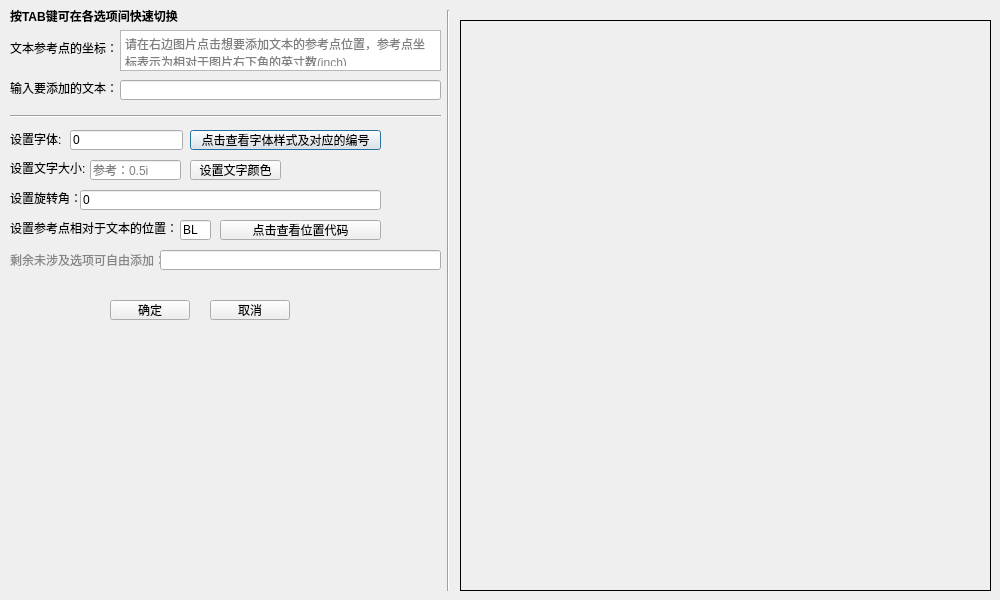
<?xml version="1.0" encoding="UTF-8"?>
<ui version="4.0">
 <class>GMT_pstext</class>
 <widget class="QDialog" name="GMT_pstext">
  <property name="geometry">
   <rect>
    <x>0</x>
    <y>0</y>
    <width>1000</width>
    <height>600</height>
   </rect>
  </property>
  <property name="windowTitle">
   <string>Dialog</string>
  </property>
  <widget class="QLabel" name="label_2">
   <property name="geometry">
    <rect>
     <x>10</x>
     <y>7</y>
     <width>191</width>
     <height>16</height>
    </rect>
   </property>
   <property name="text">
    <string>&lt;html&gt;&lt;head/&gt;&lt;body&gt;&lt;p&gt;&lt;span style=&quot; font-weight:600;&quot;&gt;按TAB键可在各选项间快速切换&lt;/span&gt;&lt;/p&gt;&lt;/body&gt;&lt;/html&gt;</string>
   </property>
   <property name="textFormat">
    <enum>Qt::AutoText</enum>
   </property>
  </widget>
  <widget class="Line" name="line">
   <property name="geometry">
    <rect>
     <x>440</x>
     <y>10</y>
     <width>16</width>
     <height>581</height>
    </rect>
   </property>
   <property name="orientation">
    <enum>Qt::Vertical</enum>
   </property>
  </widget>
  <widget class="QLabel" name="label">
   <property name="geometry">
    <rect>
     <x>460</x>
     <y>20</y>
     <width>531</width>
     <height>571</height>
    </rect>
   </property>
   <property name="styleSheet">
    <string notr="true">border:1px solid rgb(0, 0, 0);</string>
   </property>
   <property name="text">
    <string/>
   </property>
  </widget>
  <widget class="QLabel" name="label_3">
   <property name="geometry">
    <rect>
     <x>10</x>
     <y>40</y>
     <width>111</width>
     <height>16</height>
    </rect>
   </property>
   <property name="text">
    <string>文本参考点的坐标：</string>
   </property>
  </widget>
  <widget class="QTextBrowser" name="position">
   <property name="geometry">
    <rect>
     <x>120</x>
     <y>30</y>
     <width>321</width>
     <height>41</height>
    </rect>
   </property>
   <property name="html">
    <string>&lt;!DOCTYPE HTML PUBLIC &quot;-//W3C//DTD HTML 4.0//EN&quot; &quot;http://www.w3.org/TR/REC-html40/strict.dtd&quot;&gt;
&lt;html&gt;&lt;head&gt;&lt;meta name=&quot;qrichtext&quot; content=&quot;1&quot; /&gt;&lt;style type=&quot;text/css&quot;&gt;
p, li { white-space: pre-wrap; }
&lt;/style&gt;&lt;/head&gt;&lt;body style=&quot; font-family:'MS UI Gothic'; font-size:9pt; font-weight:400; font-style:normal;&quot;&gt;
&lt;p style=&quot;-qt-paragraph-type:empty; margin-top:0px; margin-bottom:0px; margin-left:0px; margin-right:0px; -qt-block-indent:0; text-indent:0px; font-family:'MS UI Gothic';&quot;&gt;&lt;br /&gt;&lt;/p&gt;&lt;/body&gt;&lt;/html&gt;</string>
   </property>
   <property name="placeholderText">
    <string>请在右边图片点击想要添加文本的参考点位置，参考点坐标表示为相对于图片右下角的英寸数(inch)</string>
   </property>
  </widget>
  <widget class="QLabel" name="label_5">
   <property name="geometry">
    <rect>
     <x>10</x>
     <y>80</y>
     <width>111</width>
     <height>16</height>
    </rect>
   </property>
   <property name="text">
    <string>输入要添加的文本：</string>
   </property>
  </widget>
  <widget class="QLineEdit" name="usertext">
   <property name="geometry">
    <rect>
     <x>120</x>
     <y>80</y>
     <width>321</width>
     <height>20</height>
    </rect>
   </property>
  </widget>
  <widget class="Line" name="line_2">
   <property name="geometry">
    <rect>
     <x>10</x>
     <y>108</y>
     <width>431</width>
     <height>16</height>
    </rect>
   </property>
   <property name="orientation">
    <enum>Qt::Horizontal</enum>
   </property>
  </widget>
  <widget class="QLabel" name="label_6">
   <property name="geometry">
    <rect>
     <x>10</x>
     <y>131</y>
     <width>61</width>
     <height>16</height>
    </rect>
   </property>
   <property name="text">
    <string>设置字体:</string>
   </property>
  </widget>
  <widget class="QLineEdit" name="font">
   <property name="geometry">
    <rect>
     <x>70</x>
     <y>130</y>
     <width>113</width>
     <height>20</height>
    </rect>
   </property>
   <property name="text">
    <string>0</string>
   </property>
   <property name="placeholderText">
    <string>输入0 ~ 34字体编号</string>
   </property>
  </widget>
  <widget class="QPushButton" name="checkfont">
   <property name="geometry">
    <rect>
     <x>190</x>
     <y>130</y>
     <width>191</width>
     <height>20</height>
    </rect>
   </property>
   <property name="text">
    <string>点击查看字体样式及对应的编号</string>
   </property>
  </widget>
  <widget class="QLabel" name="label_7">
   <property name="geometry">
    <rect>
     <x>10</x>
     <y>190</y>
     <width>71</width>
     <height>16</height>
    </rect>
   </property>
   <property name="text">
    <string>设置旋转角：</string>
   </property>
  </widget>
  <widget class="QLineEdit" name="angle">
   <property name="geometry">
    <rect>
     <x>80</x>
     <y>190</y>
     <width>301</width>
     <height>20</height>
    </rect>
   </property>
   <property name="text">
    <string>0</string>
   </property>
   <property name="placeholderText">
    <string>输入文本相对于水平方向逆时针旋转的角度</string>
   </property>
  </widget>
  <widget class="QLabel" name="label_8">
   <property name="geometry">
    <rect>
     <x>10</x>
     <y>160</y>
     <width>81</width>
     <height>16</height>
    </rect>
   </property>
   <property name="text">
    <string>设置文字大小:</string>
   </property>
  </widget>
  <widget class="QLineEdit" name="size">
   <property name="geometry">
    <rect>
     <x>90</x>
     <y>160</y>
     <width>91</width>
     <height>20</height>
    </rect>
   </property>
   <property name="placeholderText">
    <string>参考：0.5i</string>
   </property>
  </widget>
  <widget class="QPushButton" name="text_color">
   <property name="geometry">
    <rect>
     <x>190</x>
     <y>160</y>
     <width>91</width>
     <height>20</height>
    </rect>
   </property>
   <property name="text">
    <string>设置文字颜色</string>
   </property>
  </widget>
  <widget class="QLabel" name="label_9">
   <property name="geometry">
    <rect>
     <x>10</x>
     <y>220</y>
     <width>171</width>
     <height>16</height>
    </rect>
   </property>
   <property name="text">
    <string>设置参考点相对于文本的位置：</string>
   </property>
  </widget>
  <widget class="QLineEdit" name="justify">
   <property name="geometry">
    <rect>
     <x>180</x>
     <y>220</y>
     <width>31</width>
     <height>20</height>
    </rect>
   </property>
   <property name="text">
    <string>BL</string>
   </property>
  </widget>
  <widget class="QPushButton" name="check_justify">
   <property name="geometry">
    <rect>
     <x>220</x>
     <y>220</y>
     <width>161</width>
     <height>20</height>
    </rect>
   </property>
   <property name="text">
    <string>点击查看位置代码</string>
   </property>
  </widget>
  <widget class="QLabel" name="label_10">
   <property name="geometry">
    <rect>
     <x>10</x>
     <y>251</y>
     <width>161</width>
     <height>16</height>
    </rect>
   </property>
   <property name="text">
    <string>&lt;html&gt;&lt;head/&gt;&lt;body&gt;&lt;p&gt;&lt;span style=&quot; color:#868686;&quot;&gt;剩余未涉及选项可自由添加：&lt;/span&gt;&lt;/p&gt;&lt;/body&gt;&lt;/html&gt;</string>
   </property>
  </widget>
  <widget class="QLineEdit" name="other_options">
   <property name="geometry">
    <rect>
     <x>160</x>
     <y>250</y>
     <width>281</width>
     <height>20</height>
    </rect>
   </property>
   <property name="text">
    <string/>
   </property>
  </widget>
  <widget class="QPushButton" name="bexit">
   <property name="geometry">
    <rect>
     <x>210</x>
     <y>300</y>
     <width>80</width>
     <height>20</height>
    </rect>
   </property>
   <property name="text">
    <string>取消</string>
   </property>
  </widget>
  <widget class="QPushButton" name="bok">
   <property name="geometry">
    <rect>
     <x>110</x>
     <y>300</y>
     <width>80</width>
     <height>20</height>
    </rect>
   </property>
   <property name="text">
    <string>确定</string>
   </property>
  </widget>
 </widget>
 <tabstops>
  <tabstop>position</tabstop>
  <tabstop>usertext</tabstop>
  <tabstop>font</tabstop>
  <tabstop>checkfont</tabstop>
  <tabstop>size</tabstop>
  <tabstop>text_color</tabstop>
  <tabstop>angle</tabstop>
  <tabstop>justify</tabstop>
  <tabstop>check_justify</tabstop>
  <tabstop>other_options</tabstop>
  <tabstop>bok</tabstop>
  <tabstop>bexit</tabstop>
 </tabstops>
 <resources/>
 <connections/>
</ui>
